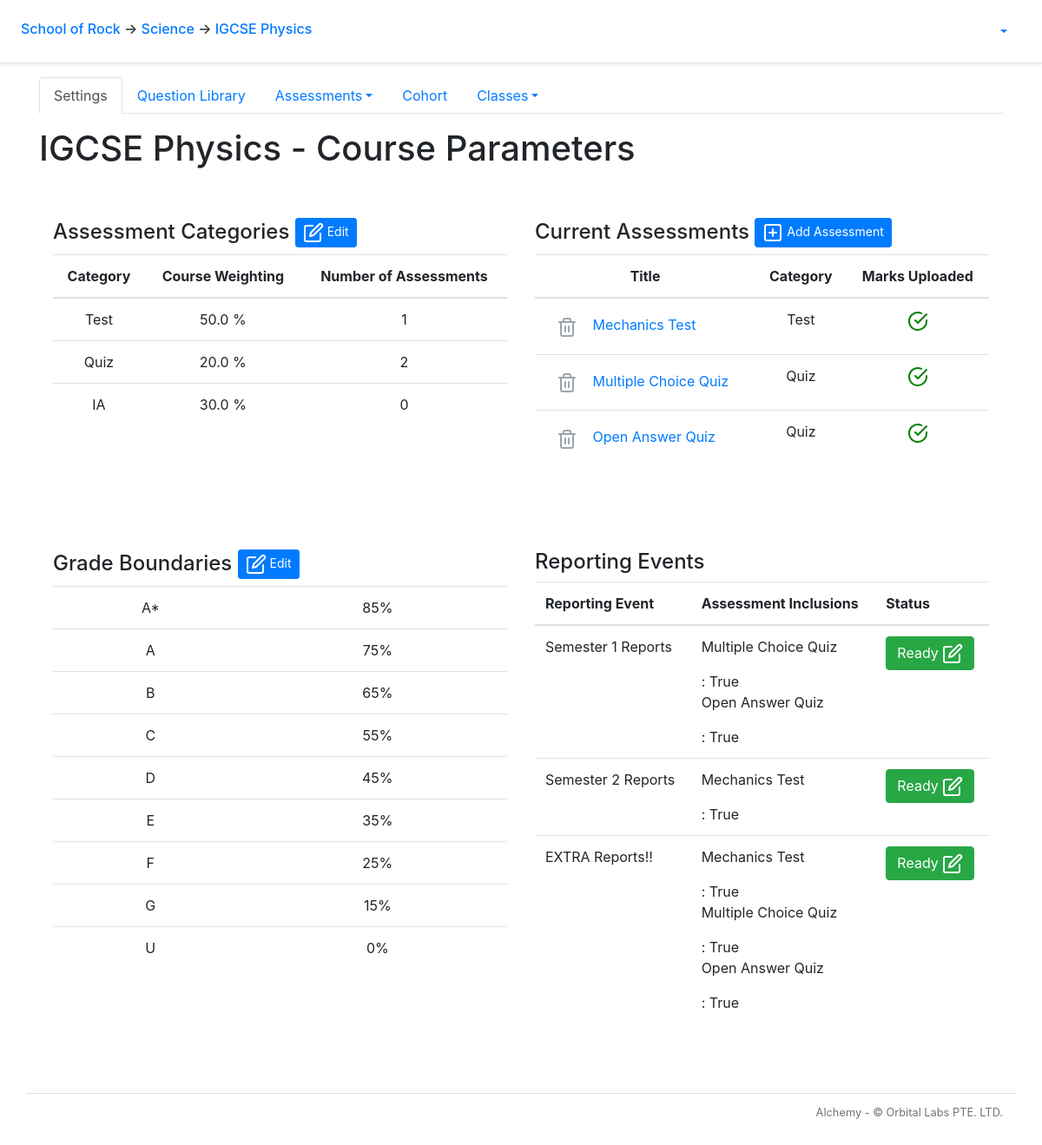
The app's page /course/1/ with its own data.
### alchemy/models.py (models this page shows, shortened)
class School(db.Model):
    __tablename__ = 'school'
    id = db.Column(db.Integer, primary_key=True)
    name = db.Column(db.String(50))
    departments = db.relationship('Department', backref='school')
    snapshots = db.relationship('Snapshot', backref='school')

class Department(db.Model):
    __tablename__ = 'department'
    id = db.Column(db.Integer, primary_key=True)
    name = db.Column(db.String(50))
    school_id = db.Column(db.Integer, db.ForeignKey('school.id'))
    courses = db.relationship('Course', backref='department')

class Course(db.Model):
    __tablename__ = 'course'
    id = db.Column(db.Integer, primary_key=True)
    name = db.Column(db.String(20), nullable=False)
    department_id = db.Column(db.Integer, db.ForeignKey('department.id'))
    questions = db.relationship('Question', backref = 'q_course')
    tags = db.relationship('Tag', backref='tag_course')
    clazzes = db.relationship('Clazz', backref='course')
    papers = db.relationship('Paper', backref='course')
    grade_levels = db.relationship('GradeLevel', backref='grade_levels')
    assessment_categories = db.relationship('AssessmentCategory', backref='assessment_categories')
    checkpoints = db.relationship('Checkpoint', backref='course')
    def order_grade_levels(self):
        self.grade_levels.sort(key=lambda x: x.lower_bound,  reverse = True)

class AssessmentCategory(db.Model):
    __tablename__ = 'assessment_category'
    id = db.Column(db.Integer, primary_key=True)
    name = db.Column(db.String())
    weight = db.Column(db.Float)
    course_id = db.Column(db.Integer, db.ForeignKey('course.id'), nullable=False)
    papers = db.relationship('Paper', back_populates='category')

class Paper(db.Model):
    __tablename__ = 'paper'
    id = db.Column(db.Integer, primary_key=True)
    title = db.Column(db.String(50), nullable=False)
    scores = db.relationship('Score', backref='paper')
    paper_questions = db.relationship('PaperQuestion',
            order_by='PaperQuestion.order_number',
            collection_class=ordering_list('order_number', count_from=1))
    course_id = db.Column(db.Integer, db.ForeignKey('course.id'))
    category_id = db.Column(db.Integer, db.ForeignKey('assessment_category.id'), nullable=False)
    category = db.relationship('AssessmentCategory', back_populates='papers')
    checkpoints = db.relationship('Checkpoint', secondary=checkpoints_papers, back_populates='papers')
    @sqlalchemy.orm.reconstructor
    def __paper_construct__(self):
        self.build_profile()
    def build_profile(self):
        self.profile = paper_profile.PaperProfile()
        self.profile.total_questions = len(self.paper_questions)
        tag_list = []
        for pq in self.paper_questions:
            if len(pq.question.all_solutions) > 1:
                self.profile.total_mc_questions += 1
                self.profile.total_mc_points += pq.question.points
            elif len(pq.question.all_solutions) == 1:
                self.profile.total_oa_questions += 1
                self.profile.total_oa_points += pq.question.points
            else:
                pass
            self.profile.total_points += pq.question.points
            for tag in pq.question.tags:
                if tag not in tag_list:
                    tag_list.append(tag)
        if self.profile.total_mc_questions > 0:
            self.profile.has_mc_questions = True
        if self.profile.total_points != 0:
            self.profile.mcq_points_norm_ratio = round(self.profile.total_mc_points/self.profile.total_points*100, 1)
            self.profile.oaq_points_norm_ratio = round(self.profile.total_oa_points/self.profile.total_points*100, 1)
        for tag in tag_list:
            new_tag_profile = paper_profile.build_tag_profile(self, tag)
            new_tag_profile.calculate_q_percentage(self.profile)
            new_tag_profile.calculate_p_percentage(self.profile)
            self.profile.tag_profile_list.append(new_tag_profile)
    def check_clazz_scores(self, clazz):
        clazz_id = clazz.id
        scores = Score.query.filter_by(paper_id = self.id).all()
        clazz_scores = []
        for score in scores:
            student_id = score.student_id
            student = Student.query.get_or_404(student_id)
            if clazz in student.clazzes:
                clazz_scores.append(score)
        for score in clazz_scores:
            if score == None:
                return False
            else:
                return True
    def has_all_scores(self):
        has_all_scores = True
        for clazz in self.course.clazzes:
            if not self.check_clazz_scores(clazz):
                has_all_scores = False
        return has_all_scores

class GradeLevel(db.Model):
    __tablename__ = 'grade_level'
    id = db.Column(db.Integer, primary_key=True)
    grade = db.Column(db.String())
    lower_bound = db.Column(db.Integer)
    upper_bound = db.Column(db.Integer)
    course_id = db.Column(db.Integer, db.ForeignKey('course.id'), nullable=False)

class Checkpoint(db.Model):
    __tablename__ = 'checkpoint'
    id = db.Column(db.Integer, primary_key=True)
    course_id = db.Column(db.Integer, db.ForeignKey('course.id'))
    snapshot_id = db.Column(db.Integer, db.ForeignKey('snapshot.id'))
    papers = db.relationship('Paper', secondary=checkpoints_papers, back_populates='checkpoints')
    def is_ready(self):
        is_ready = True
        for paper in self.papers:
            if not paper.has_all_scores():
                is_ready = False
        return is_ready

class Snapshot(db.Model):
    __tablename__ = 'snapshot'
    id = db.Column(db.Integer, primary_key=True)
    name = db.Column(db.String(50), nullable=False)
    checkpoints = db.relationship('Checkpoint', backref='snapshot')
    school_id = db.Column(db.Integer, db.ForeignKey('school.id'))
    is_published = db.Column(db.Boolean)
    db.session.commit()

### alchemy/views/course.py (the view)
@bp_course.route('/')
@auth_manager.require_group
def index():
    g.course.order_grade_levels()
    return flask.render_template('course/index.html')

### alchemy/auth_manager.py (called while the page is built)
def auth_enabled():
    return False

def require_group(func):
    @functools.wraps(func)
    def deco(*args, **kwargs):
        if not auth_enabled():
            g.current_user = None
        elif flask_jwt_extended.verify_jwt_in_request(optional=True):
            g.current_user = flask_jwt_extended.get_current_user()
        else:
            flask.abort(401)
        return func(*args, **kwargs)
    return deco

### alchemy/views/clazz.py (called while the page is built)
@bp_clazz.url_defaults
def url_defaults(endpoint, values):
    if 'clazz_id' not in values:
        values['clazz_id'] = g.clazz.id

### alchemy/views/course.py (called while the page is built)
@bp_course.url_value_preprocessor
def url_value_preprocessor(endpoint, values):
    g.course = models.Course.query.get_or_404(values.pop('course_id'))
    g.department = models.Department.query.get_or_404(g.course.department_id)
    g.school = models.School.query.get_or_404(g.department.school_id)

@bp_course.url_defaults
def url_defaults(endpoint, values):
    if 'course_id' not in values:
        values['course_id'] = g.course.id

@bp_course.before_request
def before_request():
    if 'html_title' not in g:
        g.html_title = f'Course - {g.course.name}'

### alchemy/views/department.py (called while the page is built)
@bp_department.url_defaults
def bp_department_url_defaults(endpoint, values):
    if 'department_id' not in values:
        values['department_id'] = g.department.id

### alchemy/views/paper.py (called while the page is built)
@bp_paper.url_defaults
def url_defaults(endpoint, values):
    if 'paper_id' not in values:
        values['paper_id'] = g.paper.id if 'paper' in g else 0

### alchemy/views/profile.py (called while the page is built)
def build_tag_profile(paper, primary_tag):
    allocated_questions = 0
    allocated_points = 0
    for paper_question in paper.paper_questions:
        for tag in paper_question.question.tags:
            if tag.name == primary_tag.name:
                allocated_questions += 1
                allocated_points += paper_question.question.points
    tag_profile = TagProfile(primary_tag, allocated_questions, allocated_points)
    return tag_profile

    def calculate_q_percentage(self, paper_profile):
        q_percentage = self.allocated_questions/paper_profile.total_questions*100
        self.question_percentage = round(q_percentage, 1)

    def calculate_p_percentage(self, paper_profile):
        p_percentage = self.allocated_points/paper_profile.total_points*100
        self.points_percentage = round(p_percentage, 1)

### alchemy/views/school.py (called while the page is built)
@bp_school.url_defaults
def bp_school_url_defaults(endpoint, values):
    if 'school_id' not in values:
        values['school_id'] = g.school.id

### alchemy/templates/course/index.html (shortened to what this page needs)
{% extends "course/course_layout.html" %}
{% block course_main_content %}
<main role="main">
  <h1 class="my-3">{{ g.course.name }} - Course Parameters</h1>
  {% import "course/assessment_categories_form_macro.html" as categories_form %}
  <br>
  <div class="profile">
    <div class='left-col'>
      <h4>Assessment Categories <button type="button" class="btn btn-primary btn-sm" data-toggle="modal" data-target="#categories_modal">
        <span data-feather="edit"></span>
        <a>Edit</a></button></h4>
      <table class="table table-hover text-center">
        <thead>
          <th>Category</th>
          <th>Course Weighting</th>
          <th>Number of Assessments</th>
        </thead>
        {% for category in g.course.assessment_categories %}
          <tr>
            <td>{{ category.name }}</td>
            <td>{{ category.weight }} %</td>
            <td>{{ category.papers | length }}</td>
          </tr>
        {% endfor %}
      </table>
    </div>
    <div class="right-col">
      <h4>Current Assessments <button class="btn btn-primary btn-sm" data-toggle="modal" data-target="#paper_create_modal">
        <span data-feather="plus-square"></span>
        <a>Add Assessment</a></button>
      </h4>
      <table class="table table-hover text-center">
        <thead>
          <th>Title</th>
          <th>Category</th>
          <th>Marks Uploaded</th>
        </thead>
        {% for paper in g.course.papers %}
        <tr>
          <td>
            <div align="left">
              <a class="btn btn-link {{ 'disabled' if paper.scores }}" aria-label="Delete paper" href="{{ url_for('course.paper.remove', paper_id=paper.id) }}">
                <span data-feather="trash-2"></span>
              </a>
              <a href="{{ url_for('course.paper.index', paper_id=paper.id) }}">{{ paper.title }}</a>
            </div>
          </td>
          <td>{{ paper.category.name }}</td>
          {% if paper.has_all_scores() %}
            <td><i class="icon_green" data-feather="check-circle"></i></td>
          {% else %}
            <td><i class="icon_red" data-feather="x-circle"></i></td>
          {% endif %}
        </tr>
        {% endfor %}
      </table>
    </div>
  </div>
  <br>
  {% import "course/grade_levels_form_macro.html" as grades_form %}
  <br>
  <div class="profile">
    <div class="left_col">
      <h4>Grade Boundaries <button type="button" class="btn btn-primary btn-sm" data-toggle="modal" data-target="#grade_level_modal">
        <span data-feather="edit"></span>
        Edit
      </h4>
      <table class="table table-hover text-center">
        {% for grade in g.course.grade_levels %}
          <tr>
            <td>{{ grade.grade }}</td>
            <td>{{ grade.lower_bound }}%</td>
          </tr>
        {% endfor %}
      </table>
    </div>
    <div class="right-col">
      <h4>Reporting Events</h4>
      <table class="table table-hover">
        <thead>
          <th>Reporting Event</th>
          <th>Assessment Inclusions</th>
          <th>Status</th>
        </thead>
        {% import "course/edit_checkpoint_macro.html" as edit_checkpoint %}
        {% if g.course.checkpoints %}
          {% for checkpoint in g.course.checkpoints %}
            <tr>
              <td>{{ checkpoint.snapshot.name }}</td>
              <td>
                {% for paper in checkpoint.papers %}
                  <p>{{ paper.title }}</p>: {{ paper.has_all_scores() }}
                {% endfor %}
              </td>
              <td>
                {% if not checkpoint.is_ready() %}
                  <button data-toggle="modal" data-target="#edit_checkpoint_modal_{{ checkpoint.id }}" type="button" class="btn btn-danger" onclick="get_paper_ids({{ g.course.id }}, {{ checkpoint.id }})">Not Ready <span data-feather="edit" ></span></button>
                {% else %}
                  {% if not checkpoint.snapshot.is_published %}
                    <button data-toggle="modal" data-target="#edit_checkpoint_modal_{{ checkpoint.id }}" type="button" class="btn btn-success" onclick="get_paper_ids({{ g.course.id }}, {{ checkpoint.id }})">Ready <span data-feather="edit"></span></button>
                  {% else %}
                    <button type="button" class="btn btn-success disabled">Published <span data-toggle="modal" data-target="#edit_checkpoint_modal_{{ checkpoint.id }}" data-feather="edit"></span></button>
                  {% endif %}
                {% endif %}
              </td>
            </tr>
          {% endfor %}
        {% else %}
          <tr>
            <td></td>
            <td>No Reporting Events</td>
            <td></td>
          </tr>
        {% endif %}
      </table>
    </div>
  </div>
</main>
{% endblock course_main_content %}

### alchemy/templates/layout_start.html (shortened to what this page needs)
<!doctype html>
<html lang="en">
  <head>
      <link rel="stylesheet" href="https://stackpath.bootstrapcdn.com/bootstrap/4.5.0/css/bootstrap.min.css">
      <link rel="stylesheet" type="text/css" href="{{ url_for('static', filename='card-body.css') }}">
    </head>
    <body>
      <div class="p-3 px-md-4 mb-3 bg-white border-bottom shadow-sm">
        <div class="row justify-content-md-center">
          <div class="col d-flex align-items-baseline">
            <h6 class="mt-2 mr-3">
              {% if g.school %}
                <a href = "{{ url_for('school.index', school_id = g.school.id)}}">{{ g.school.name }}</a>
              {% else %}
                <b style="text-align: center;">Welcome to...</b>
              {% endif %}
              {% if g.department %}
                <span>&#8594;</span><a href = "{{ url_for('department.index', department_id = g.department.id) }}"> {{ g.department.name }}</a>
              {% endif %}
              {% if g.course %}
                <span>&#8594;</span><a href = "{{ url_for('course.index', course_id = g.course.id) }}"> {{ g.course.name }}</a>
              {% endif %}
            </h6>
          </div>
          <div class="col-md-auto d-flex align-items-baseline">
            {% if 'current_user' in g %}
            <ul class="nav nav-pills">
              <li class="nav-item dropdown">
                <a class="nav-link dropdown-toggle" data-toggle="dropdown" href="#" role="button" aria-haspopup="true" aria-expanded="false">{{ g.current_user.username }}</a>
              </li>
            </ul>
            {% endif %}
          </div>
        </div>
      </div>

### alchemy/templates/course/index.html (style rules this page uses)
.profile { display: grid; grid-template-columns: 1fr 1fr; }
.profile > div { margin: 1em; }
.left_col { grid-column:1; grid-row:1/2; }
.icon_green { stroke:green; }

### records on screen
School: school.name "School of Rock"
Department: department.name "Science"
Course: course.name "IGCSE Physics"
AssessmentCategory: name "Test", weight "50.0", papers|length "1"
AssessmentCategory: name "Quiz", weight "20.0", papers|length "2"
AssessmentCategory: name "IA", weight "30.0", papers|length "0"
Paper: title "Mechanics Test", category.name "Test", has_all_scores "True"
Paper: title "Multiple Choice Quiz", category.name "Quiz", has_all_scores "True"
Paper: title "Open Answer Quiz", category.name "Quiz", has_all_scores "True"
GradeLevel: grade "A*", lower_bound "85"
GradeLevel: grade "A", lower_bound "75"
GradeLevel: grade "B", lower_bound "65"
GradeLevel: grade "C", lower_bound "55"
GradeLevel: grade "D", lower_bound "45"
GradeLevel: grade "E", lower_bound "35"
GradeLevel: grade "F", lower_bound "25"
GradeLevel: grade "G", lower_bound "15"
GradeLevel: grade "U", lower_bound "0"
Checkpoint: snapshot.name "Semester 1 Reports"
Checkpoint: snapshot.name "Semester 2 Reports"
Checkpoint: snapshot.name "EXTRA Reports!!"
